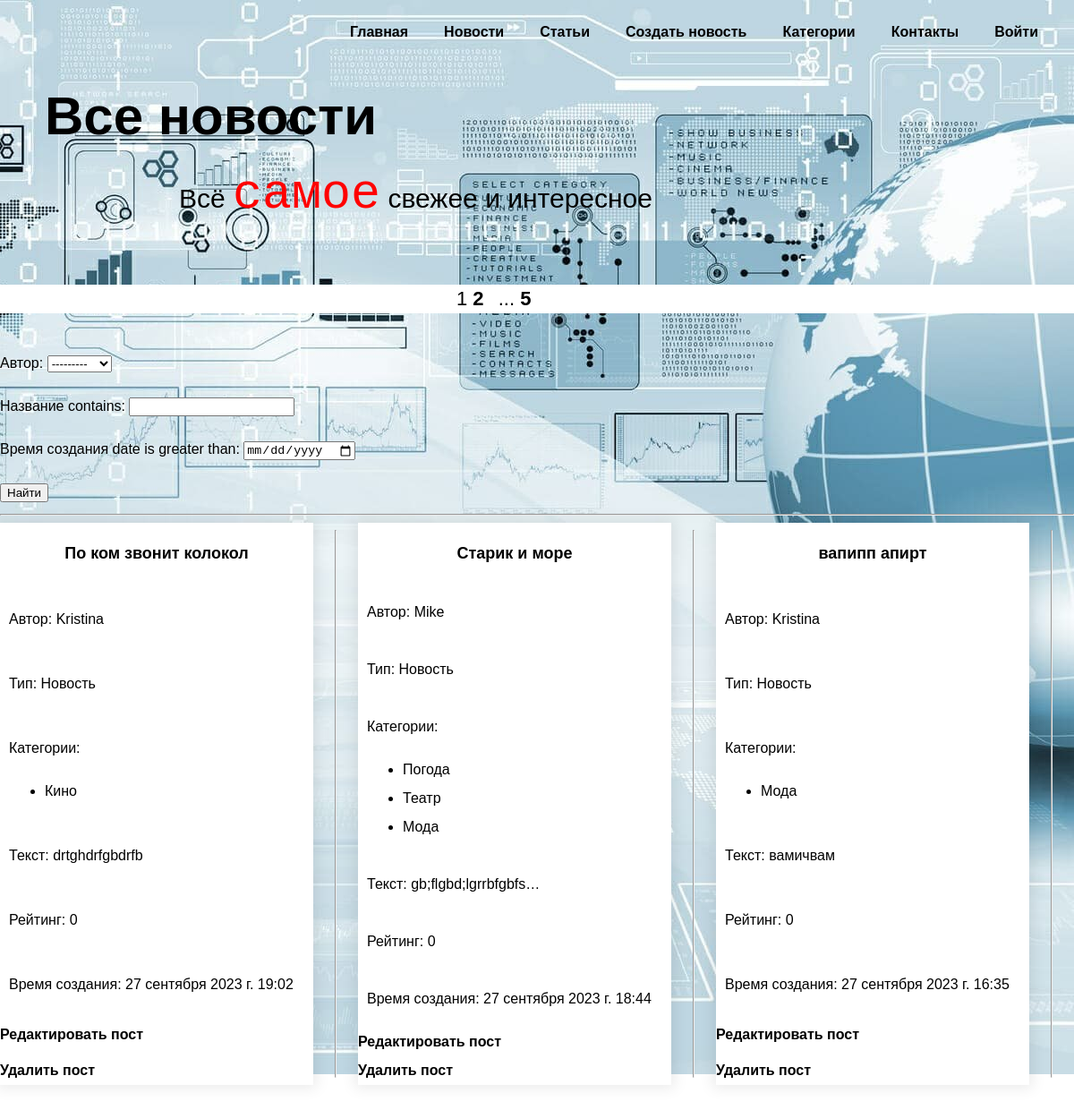
Page /news/ on the committed database.
### mainapp/models.py (models this page shows, shortened)
class Post(models.Model):
    STATYA = "St"
    NOVOST = "Nv"
    POST_TYPE_CHOICES = [
        (STATYA, "Статья"),
        (NOVOST, "Новость"),
    ]
    author = models.ForeignKey(Author, on_delete=models.CASCADE, related_name='author_post', verbose_name='Автор')
    type = models.CharField(max_length=2, choices=POST_TYPE_CHOICES, default=NOVOST, verbose_name='Тип поста')
    time_created = models.DateTimeField(auto_now_add=True, verbose_name='Время создания')
    category = models.ManyToManyField(Category, through="PostCategory", verbose_name='Категория')
    title = models.CharField(max_length=255, verbose_name='Название')
    text = models.TextField(verbose_name='Текст')
    rating = models.IntegerField(default=0, verbose_name='Рейтинг')
    slug = models.SlugField(max_length=255, unique=True, db_index=True, verbose_name="URL")
    class Meta:
        verbose_name = 'Пост'
        verbose_name_plural = 'Посты'
    def get_absolute_url(self):
        return reverse('post', kwargs={'post_slug': self.slug})
    def get_category_list(self):
        queryset_category = self.category.values()
        return [i['name'] for i in queryset_category]

class Author(models.Model):
    user = models.OneToOneField(User, on_delete=models.CASCADE, verbose_name='Пользователь')
    rating = models.IntegerField(default=0, verbose_name='Рейтинг')
    def __str__(self):
        return str(self.user)
    class Meta:
        verbose_name = 'Автор'
        verbose_name_plural = 'Авторы'

class Category(models.Model):
    name = models.CharField(max_length=100, unique=True, verbose_name='Категория')
    slug = models.SlugField(max_length=255, unique=True, db_index=True, verbose_name="URL")
    class Meta:
        verbose_name = 'Категория'
        verbose_name_plural = 'Категории'

### mainapp/views.py (the view)
# urls.py: path('news/', ShowAllNews.as_view(), name='show_all_news'),
class ShowAllNews(ListView):
    model = Post
    template_name = 'mainapp/show-all-posts.html'
    context_object_name = 'posts'
    paginate_by = 3
    def get_queryset(self):
        queryset = Post.objects.filter(type='Nv').order_by('-time_created')
        self.filterset = PostFilter(self.request.GET, queryset)
        return self.filterset.qs
    def get_context_data(self, *, object_list=None, **kwargs):
        context = super().get_context_data(**kwargs)
        context['menu'] = menu + [
        {'title': 'Создать новость', 'url_name': 'create_news'}]
        context['title'] = 'Новости'
        context['filterset'] = self.filterset
        return context

### mainapp/templatetags/custom_filters.py (called while the page is built)
@register.filter()
def bad_words(text_string):
    res = []
    try:
        for word in text_string.split():
            if word.lower().strip(punctuation) in bad_words2:
                if word[-1] in punctuation:
                    word = word[0] + '*' * (len(word) - 2) + word[-1]
                else:
                    word = word[0] + '*' * (len(word) - 1)
            res.append(word)
    except Exception:
        print("Oops! That was no string. Try again...")
    return ' '.join(res)

@register.simple_tag(takes_context=True)
def url_replace(context, **kwargs):
    d = context['request'].GET.copy()
    for k, v in kwargs.items():
        d[k] = v
    return d.urlencode()

### mainapp/templates/mainapp/show-all-posts.html (shortened to what this page needs)
{% extends 'mainapp/base.html' %}
{% load custom_filters %}
{% load static %}
{% block extrastyle %}
<link rel="stylesheet" href="{% static 'mainapp/css/show-all-posts-style.css' %}">
{% endblock %}
{% block main %}
	<main class="main-page">
		<div class="container">
		<h1 class="heading">Все новости</h1>
		<p>Всё <span>самое</span> свежее и интересное</p>
		</div>
	</main>
	{% endblock main %}
{% block content %}
<div class="temporary">
 <div class="pagination">
   {{ page_obj.number }}
   {% if page_obj.has_next %}
       <a href="?{% url_replace page=page_obj.next_page_number %}">{{ page_obj.next_page_number }}</a>
       {% if paginator.num_pages != page_obj.next_page_number %}
           ...
           <a href="?{% url_replace page=page_obj.paginator.num_pages %}">{{ page_obj.paginator.num_pages }}</a>
       {% endif %}
   {% endif %}
</div>
</div>
	<div>
	<form action="" method="get">
       {{ filterset.form.as_p }}
       <input type="submit" value="Найти" />
   </form>
   <hr>
</div>
	<div id="blog-posts" class="blog-cards">
			{% for p in posts %}
			<div class="blog-card-page 1">
				<div class="blog-title-page"><p><a href="{{ p.get_absolute_url }}">{{ p.title|truncatewords:12|bad_words }}</a></p></div>
				<div class="blog-date-page"><p>Автор: {{ p.author }}</p></div>
				<div class="blog-date-page"><p>Тип: {{ p.get_type_display }}</p></div>
				<div class="blog-date-page">
					<p class="post-content">Категории:
						<ul>
							{% for cat in  p.get_category_list %}
								<li>{{ cat }}</li>
							{% endfor %}
						</ul>
					</p>
				</div>
				<div class="blog-date-page"><p>Текст: {{ p.text|truncatechars:20|bad_words }}</p></div>
				<div class="blog-date-page"><p>Рейтинг: {{ p.rating }}</p></div>
				<div class="blog-date-page"><p>Время создания: {{ p.time_created }}</p></div>
				<div><a href='{% url "update_post" slug=p.slug %}'> Редактировать пост</a></div>
				<div><a href='{% url "delete_post" slug=p.slug %}'> Удалить пост</a></div>
			</div>
		<hr>
			{% endfor %}
		</div>
{% endblock content %}

### static/mainapp/css/home-style.css (style rules this page uses)
*,*:before,*:after { -moz-box-sizing: border-box; -webkit-box-sizing: border-box; box-sizing: border-box; }
body { margin: 0; min-width: 960px; font-family: "Montserrat", "Helvetica", "Arial", sans-serif; font-size: 16px; line-height: 32px; background-image: url("../images/news_1.jpg"); background-repeat: no-repeat; background-position: top center; }
a { text-decoration: none; color: black; font-weight: 600; }
li { margin-right: 40px; }
.heading { margin: 0 0 24px; font-size: 60px; line-height: 96px; }
.main-page span { color: red; font-size: 55px; font-family: monospace; }
.main-page { margin-bottom: 480px; }
.main-page .container { max-width: 1440px; margin:0 auto; padding-left: 50px; }
.main-page p { font-size: 30px; margin-left: 150px; margin-top: 0; }

### static/mainapp/css/show-all-posts-style.css (style rules this page uses)
body { background-image: url("../images/news_2.jpg"); font-family: "Montserrat", "Helvetica", "Arial", sans-serif; font-size: 16px; line-height: 32px; }
.heading { margin: 0 0 24px; font-size: 60px; line-height: 96px; }
.main-page span { color: red; font-size: 55px; font-family: monospace; }
.main-page { margin-bottom: 80px; }
.temporary { width: auto; background-color: white; }
.pagination { width:180px; margin: 0px auto; margin-bottom:40px; font-size: 22px; }
.pagination a { margin-right: 10px; }
.blog-cards { width: 100%; height: auto; display: flex; flex-wrap: wrap; justify-content: space-between; row-gap: 20px; margin-bottom: 50px; }
.blog-card-page { width: 350px; height: auto; background: #fff; display: flex; flex-direction: column; justify-content: space-between; box-shadow:0 0 15px 4px rgba(0,0,0,0.08); }
.blog-title-page { text-align: center; font-size: 18px; font-weight: bold; }
.blog-date-page { margin-left: 10px; margin-bottom 0px; padding 0px; }

### rows in the picture
Post: title|bad_words "По ком звонит колокол", author "Kristina", type "Новость", text|bad_words "drtghdrfgbdrfb", rating "0", time_created "27 сентября 2023 г. 19:02"
Category: get_category_list "Кино"
Post: title|bad_words "Старик и море", author "Mike", type "Новость", text|bad_words "gb;flgbd;lgrrbfgbfs…", rating "0", time_created "27 сентября 2023 г. 18:44"
Category: get_category_list "Погода"
Category: get_category_list "Театр"
Category: get_category_list "Мода" "Мода"
Post: title|bad_words "вапипп апирт", author "Kristina", type "Новость", text|bad_words "вамичвам", rating "0", time_created "27 сентября 2023 г. 16:35"

### other values in the picture
{{ m.title }} "Главная" "Новости" "Статьи" "Создать новость"
{{ page_obj.number }} "1"
{{ page_obj.next_page_number }} "2"
{{ page_obj.paginator.num_pages }} "5"
